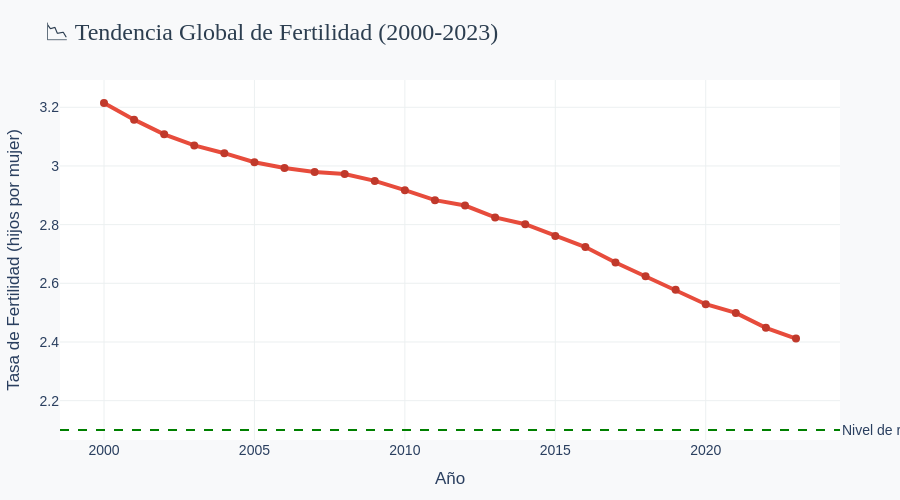

The notebook cell saved with this chart:
### Code cell
# VISUALIZACIÓN MEJORADA - Tendencia global PROFESIONAL
import plotly.graph_objects as go

# Calcular tendencia
global_trend = master.groupby('year')['fertility'].mean()

# Crear gráfico interactivo con Plotly
fig = go.Figure()

# Línea principal
fig.add_trace(go.Scatter(
    x=global_trend.index,
    y=global_trend.values,
    mode='lines+markers',
    name='Fertilidad Global',
    line=dict(color='#e74c3c', width=4),
    marker=dict(size=8, color='#c0392b'),
    hovertemplate='<b>%{x}</b><br>Fertilidad: %{y:.2f}<extra></extra>'
))

# Línea de reemplazo
fig.add_hline(
    y=2.1, 
    line_dash="dash", 
    line_color="green",
    annotation_text="Nivel de reemplazo (2.1)",
    annotation_position="right"
)

# Diseño profesional
fig.update_layout(
    title={
        'text': '📉 Tendencia Global de Fertilidad (2000-2023)',
        'font': {'size': 24, 'color': '#2c3e50', 'family': 'Arial Black'}
    },
    xaxis_title='Año',
    yaxis_title='Tasa de Fertilidad (hijos por mujer)',
    font=dict(size=14, family='Arial'),
    hovermode='x unified',
    plot_bgcolor='white',
    paper_bgcolor='#f8f9fa',
    height=500,
    margin=dict(l=60, r=60, t=80, b=60)
)

# Grid sutil
fig.update_xaxes(showgrid=True, gridwidth=1, gridcolor='#ecf0f1')
fig.update_yaxes(showgrid=True, gridwidth=1, gridcolor='#ecf0f1')

fig.show()

# Stats
cambio_absoluto = global_trend[2023] - global_trend[2000]
cambio_porcentual = (cambio_absoluto / global_trend[2000]) * 100

print(f"\n📊 INSIGHT CLAVE:")
print(f"   La fertilidad global cayó de {global_trend[2000]:.2f} a {global_trend[2023]:.2f}")
print(f"   Esto es una caída del {abs(cambio_porcentual):.1f}% en 23 años")
print(f"   ¡Estamos {2.1 - global_trend[2023]:.2f} puntos por DEBAJO del nivel de reemplazo!")

### Figure 1 — Plotly figure (JSON) as saved in the notebook; plotly's stock layout.template omitted (floating-point values rounded to 4 significant figures)
{"data": [{"hovertemplate": "<b>%{x}</b><br>Fertilidad: %{y:.2f}<extra></extra>", "line": {"color": "#e74c3c", "width": 4}, "marker": {"color": "#c0392b", "size": 8}, "mode": "lines+markers", "name": "Fertilidad Global", "type": "scatter", "x": [2000, 2001, 2002, 2003, 2004, 2005, 2006, 2007, 2008, 2009, 2010, 2011, 2012, 2013, 2014, 2015, 2016, 2017, 2018, 2019, 2020, 2021, 2022, 2023], "y": [3.215, 3.158, 3.108, 3.07, 3.043, 3.013, 2.993, 2.98, 2.973, 2.949, 2.917, 2.883, 2.865, 2.825, 2.801, 2.761, 2.724, 2.671, 2.624, 2.578, 2.529, 2.499, 2.448, 2.412]}], "layout": {"annotations": [{"showarrow": false, "text": "Nivel de reemplazo (2.1)", "x": 1, "xanchor": "left", "xref": "x domain", "y": 2.1, "yanchor": "middle", "yref": "y"}], "font": {"family": "Arial", "size": 14}, "height": 500, "hovermode": "x unified", "margin": {"b": 60, "l": 60, "r": 60, "t": 80}, "paper_bgcolor": "#f8f9fa", "plot_bgcolor": "white", "shapes": [{"line": {"color": "green", "dash": "dash"}, "type": "line", "x0": 0, "x1": 1, "xref": "x domain", "y0": 2.1, "y1": 2.1, "yref": "y"}], "title": {"font": {"color": "#2c3e50", "family": "Arial Black", "size": 24}, "text": "📉 Tendencia Global de Fertilidad (2000-2023)"}, "xaxis": {"gridcolor": "#ecf0f1", "gridwidth": 1, "showgrid": true, "title": {"text": "Año"}}, "yaxis": {"gridcolor": "#ecf0f1", "gridwidth": 1, "showgrid": true, "title": {"text": "Tasa de Fertilidad (hijos por mujer)"}}}}
